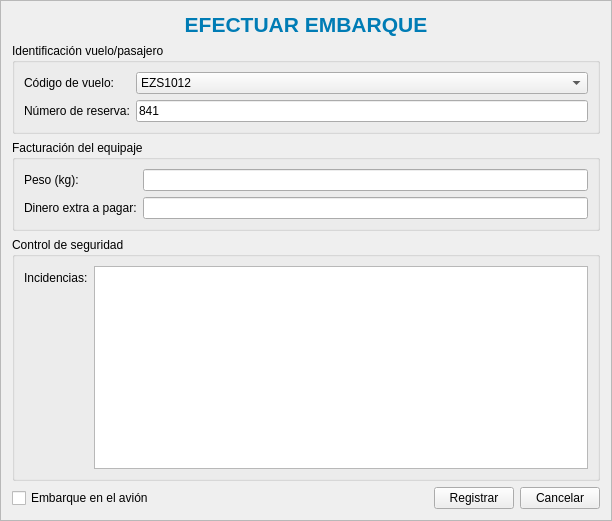
<?xml version="1.0" encoding="UTF-8"?>
<ui version="4.0">
 <class>FEfectuarembarque</class>
 <widget class="QFrame" name="FEfectuarembarque">
  <property name="geometry">
   <rect>
    <x>0</x>
    <y>0</y>
    <width>612</width>
    <height>521</height>
   </rect>
  </property>
  <property name="windowTitle">
   <string>Frame</string>
  </property>
  <property name="frameShape">
   <enum>QFrame::StyledPanel</enum>
  </property>
  <property name="frameShadow">
   <enum>QFrame::Raised</enum>
  </property>
  <layout class="QVBoxLayout" name="verticalLayout">
   <item>
    <widget class="QLabel" name="label_10">
     <property name="text">
      <string>&lt;html&gt;&lt;head/&gt;&lt;body&gt;&lt;p align=&quot;center&quot;&gt;&lt;span style=&quot; font-size:16pt; font-weight:600; color:#007cb5;&quot;&gt;EFECTUAR EMBARQUE&lt;/span&gt;&lt;/p&gt;&lt;/body&gt;&lt;/html&gt;</string>
     </property>
    </widget>
   </item>
   <item>
    <widget class="QGroupBox" name="groupBox_2">
     <property name="title">
      <string>Identificación vuelo/pasajero</string>
     </property>
     <layout class="QFormLayout" name="formLayout_2">
      <item row="0" column="0">
       <widget class="QLabel" name="label">
        <property name="text">
         <string>Código de vuelo:</string>
        </property>
       </widget>
      </item>
      <item row="0" column="1">
       <widget class="QComboBox" name="comboBox">
        <item>
         <property name="text">
          <string>EZS1012</string>
         </property>
        </item>
        <item>
         <property name="text">
          <string>PWB7823</string>
         </property>
        </item>
        <item>
         <property name="text">
          <string>TXW3587</string>
         </property>
        </item>
       </widget>
      </item>
      <item row="1" column="0">
       <widget class="QLabel" name="label_2">
        <property name="text">
         <string>Número de reserva:</string>
        </property>
       </widget>
      </item>
      <item row="1" column="1">
       <widget class="QLineEdit" name="lineEdit_4">
        <property name="text">
         <string>841</string>
        </property>
       </widget>
      </item>
     </layout>
    </widget>
   </item>
   <item>
    <widget class="QGroupBox" name="groupBox">
     <property name="title">
      <string>Facturación del equipaje</string>
     </property>
     <layout class="QFormLayout" name="formLayout">
      <property name="fieldGrowthPolicy">
       <enum>QFormLayout::AllNonFixedFieldsGrow</enum>
      </property>
      <item row="0" column="0">
       <widget class="QLabel" name="label_3">
        <property name="text">
         <string>Peso (kg):</string>
        </property>
       </widget>
      </item>
      <item row="0" column="1">
       <widget class="QLineEdit" name="lineEdit">
        <property name="text">
         <string/>
        </property>
       </widget>
      </item>
      <item row="1" column="0">
       <widget class="QLabel" name="label_7">
        <property name="text">
         <string>Dinero extra a pagar:</string>
        </property>
       </widget>
      </item>
      <item row="1" column="1">
       <widget class="QLineEdit" name="lineEdit_2">
        <property name="text">
         <string/>
        </property>
       </widget>
      </item>
     </layout>
    </widget>
   </item>
   <item>
    <widget class="QGroupBox" name="groupBox_3">
     <property name="title">
      <string>Control de seguridad</string>
     </property>
     <layout class="QFormLayout" name="formLayout_3">
      <item row="0" column="0">
       <widget class="QLabel" name="label_9">
        <property name="text">
         <string>Incidencias:</string>
        </property>
       </widget>
      </item>
      <item row="0" column="1">
       <widget class="QTextEdit" name="textEdit"/>
      </item>
     </layout>
    </widget>
   </item>
   <item>
    <layout class="QHBoxLayout" name="horizontalLayout">
     <item>
      <widget class="QCheckBox" name="checkBox">
       <property name="text">
        <string>Embarque en el avión</string>
       </property>
      </widget>
     </item>
     <item>
      <spacer name="horizontalSpacer_3">
       <property name="orientation">
        <enum>Qt::Horizontal</enum>
       </property>
       <property name="sizeHint" stdset="0">
        <size>
         <width>158</width>
         <height>20</height>
        </size>
       </property>
      </spacer>
     </item>
     <item>
      <widget class="QPushButton" name="pushButton">
       <property name="text">
        <string>Registrar</string>
       </property>
      </widget>
     </item>
     <item>
      <widget class="QPushButton" name="pushButton_2">
       <property name="text">
        <string>Cancelar</string>
       </property>
      </widget>
     </item>
    </layout>
   </item>
  </layout>
 </widget>
 <resources/>
 <connections/>
</ui>
